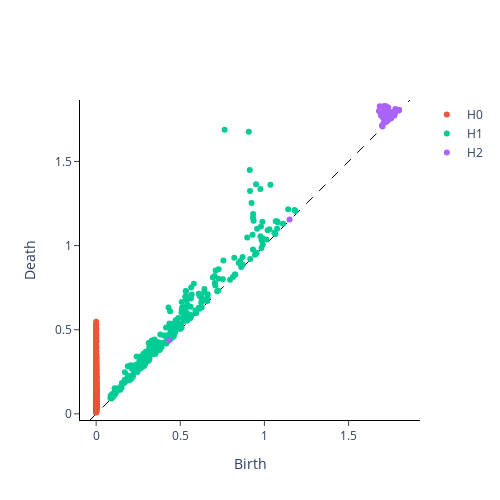

This figure's notebook cell:
### Markdown cell above
Let's visualize the persistence diagrams for both computations, we'll see that they are **almost equal!**

### Code cell
plot_diagram(torus_pd)
